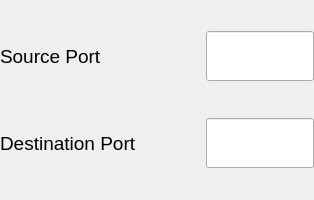
                    <widget class="QWidget" name="udp">
                     <property name="sizePolicy">
                      <sizepolicy hsizetype="Preferred" vsizetype="Preferred">
                       <horstretch>0</horstretch>
                       <verstretch>0</verstretch>
                      </sizepolicy>
                     </property>
                     <property name="minimumSize">
                      <size>
                       <width>0</width>
                       <height>200</height>
                      </size>
                     </property>
                     <property name="maximumSize">
                      <size>
                       <width>16777215</width>
                       <height>400</height>
                      </size>
                     </property>
                     <property name="styleSheet">
                      <string notr="true">#udp {
	background-color: rgba(82, 88, 104, 1);

}</string>
                     </property>
                     <layout class="QVBoxLayout" name="verticalLayout_10" stretch="0,0">
                      <property name="spacing">
                       <number>6</number>
                      </property>
                      <property name="leftMargin">
                       <number>0</number>
                      </property>
                      <property name="topMargin">
                       <number>0</number>
                      </property>
                      <property name="rightMargin">
                       <number>0</number>
                      </property>
                      <property name="bottomMargin">
                       <number>0</number>
                      </property>
                      <item>
                       <layout class="QHBoxLayout" name="udp_destination_port">
                        <property name="spacing">
                         <number>6</number>
                        </property>
                        <property name="sizeConstraint">
                         <enum>QLayout::SetDefaultConstraint</enum>
                        </property>
                        <item>
                         <widget class="QLabel" name="udp_destination_port_label">
                          <property name="minimumSize">
                           <size>
                            <width>200</width>
                            <height>50</height>
                           </size>
                          </property>
                          <property name="maximumSize">
                           <size>
                            <width>200</width>
                            <height>50</height>
                           </size>
                          </property>
                          <property name="font">
                           <font>
                            <pointsize>14</pointsize>
                           </font>
                          </property>
                          <property name="text">
                           <string>Source Port</string>
                          </property>
                          <property name="wordWrap">
                           <bool>true</bool>
                          </property>
                         </widget>
                        </item>
                        <item>
                         <widget class="QLineEdit" name="udp_destination_port_input">
                          <property name="sizePolicy">
                           <sizepolicy hsizetype="Preferred" vsizetype="Minimum">
                            <horstretch>0</horstretch>
                            <verstretch>0</verstretch>
                           </sizepolicy>
                          </property>
                          <property name="minimumSize">
                           <size>
                            <width>0</width>
                            <height>50</height>
                           </size>
                          </property>
                          <property name="maximumSize">
                           <size>
                            <width>250</width>
                            <height>50</height>
                           </size>
                          </property>
                          <property name="styleSheet">
                           <string notr="true"/>
                          </property>
                         </widget>
                        </item>
                       </layout>
                      </item>
                      <item>
                       <layout class="QHBoxLayout" name="udp_source_port">
                        <property name="spacing">
                         <number>6</number>
                        </property>
                        <property name="sizeConstraint">
                         <enum>QLayout::SetDefaultConstraint</enum>
                        </property>
                        <item>
                         <widget class="QLabel" name="udp_source_port_label">
                          <property name="minimumSize">
                           <size>
                            <width>200</width>
                            <height>50</height>
                           </size>
                          </property>
                          <property name="maximumSize">
                           <size>
                            <width>200</width>
                            <height>50</height>
                           </size>
                          </property>
                          <property name="font">
                           <font>
                            <pointsize>14</pointsize>
                           </font>
                          </property>
                          <property name="text">
                           <string>Destination Port</string>
                          </property>
                          <property name="wordWrap">
                           <bool>true</bool>
                          </property>
                         </widget>
                        </item>
                        <item>
                         <widget class="QLineEdit" name="udp_source_port_input">
                          <property name="sizePolicy">
                           <sizepolicy hsizetype="Preferred" vsizetype="Preferred">
                            <horstretch>0</horstretch>
                            <verstretch>0</verstretch>
                           </sizepolicy>
                          </property>
                          <property name="minimumSize">
                           <size>
                            <width>0</width>
                            <height>50</height>
                           </size>
                          </property>
                          <property name="maximumSize">
                           <size>
                            <width>250</width>
                            <height>50</height>
                           </size>
                          </property>
                          <property name="styleSheet">
                           <string notr="true"/>
                          </property>
                         </widget>
                        </item>
                       </layout>
                      </item>
                     </layout>
                    </widget>
